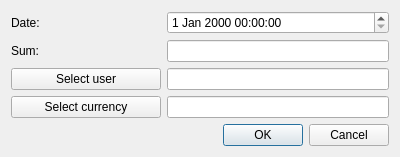
<?xml version="1.0" encoding="UTF-8"?>
<ui version="4.0">
 <class>CreateRefund</class>
 <widget class="QDialog" name="CreateRefund">
  <property name="geometry">
   <rect>
    <x>0</x>
    <y>0</y>
    <width>400</width>
    <height>157</height>
   </rect>
  </property>
  <property name="windowTitle">
   <string>Create/Update refund</string>
  </property>
  <property name="locale">
   <locale language="English" country="UnitedStates"/>
  </property>
  <property name="modal">
   <bool>false</bool>
  </property>
  <layout class="QGridLayout" name="gridLayout">
   <property name="leftMargin">
    <number>11</number>
   </property>
   <property name="topMargin">
    <number>11</number>
   </property>
   <property name="rightMargin">
    <number>11</number>
   </property>
   <property name="bottomMargin">
    <number>11</number>
   </property>
   <item row="4" column="1">
    <widget class="QLineEdit" name="userEdit">
     <property name="toolTip">
      <string>Must not be empty</string>
     </property>
     <property name="readOnly">
      <bool>true</bool>
     </property>
    </widget>
   </item>
   <item row="2" column="1">
    <widget class="QLineEdit" name="valueEdit">
     <property name="toolTip">
      <string>&lt;html&gt;&lt;head/&gt;&lt;body&gt;&lt;p&gt;For example: 300 (depending on currency, in that case 300 USD)&lt;/p&gt;&lt;/body&gt;&lt;/html&gt;</string>
     </property>
    </widget>
   </item>
   <item row="6" column="0" colspan="2">
    <layout class="QHBoxLayout" name="horizontalLayout">
     <item>
      <spacer name="horizontalSpacer">
       <property name="orientation">
        <enum>Qt::Horizontal</enum>
       </property>
       <property name="sizeHint" stdset="0">
        <size>
         <width>40</width>
         <height>20</height>
        </size>
       </property>
      </spacer>
     </item>
     <item>
      <widget class="QPushButton" name="okBtn">
       <property name="text">
        <string>OK</string>
       </property>
      </widget>
     </item>
     <item>
      <widget class="QPushButton" name="cancelBtn">
       <property name="text">
        <string>Cancel</string>
       </property>
      </widget>
     </item>
    </layout>
   </item>
   <item row="5" column="1">
    <widget class="QLineEdit" name="currencyEdit">
     <property name="readOnly">
      <bool>true</bool>
     </property>
    </widget>
   </item>
   <item row="2" column="0">
    <widget class="QLabel" name="valieLb">
     <property name="text">
      <string>Sum:</string>
     </property>
    </widget>
   </item>
   <item row="5" column="0">
    <widget class="QPushButton" name="currencyBtn">
     <property name="text">
      <string>Select currency</string>
     </property>
    </widget>
   </item>
   <item row="0" column="0">
    <widget class="QLabel" name="dateLb">
     <property name="text">
      <string>Date:</string>
     </property>
    </widget>
   </item>
   <item row="4" column="0">
    <widget class="QPushButton" name="userBtn">
     <property name="minimumSize">
      <size>
       <width>150</width>
       <height>0</height>
      </size>
     </property>
     <property name="text">
      <string>Select user</string>
     </property>
    </widget>
   </item>
   <item row="0" column="1">
    <widget class="QDateTimeEdit" name="dateEdit"/>
   </item>
  </layout>
 </widget>
 <tabstops>
  <tabstop>valueEdit</tabstop>
  <tabstop>userBtn</tabstop>
  <tabstop>userEdit</tabstop>
  <tabstop>currencyBtn</tabstop>
  <tabstop>currencyEdit</tabstop>
  <tabstop>okBtn</tabstop>
  <tabstop>cancelBtn</tabstop>
 </tabstops>
 <resources/>
 <connections/>
</ui>
